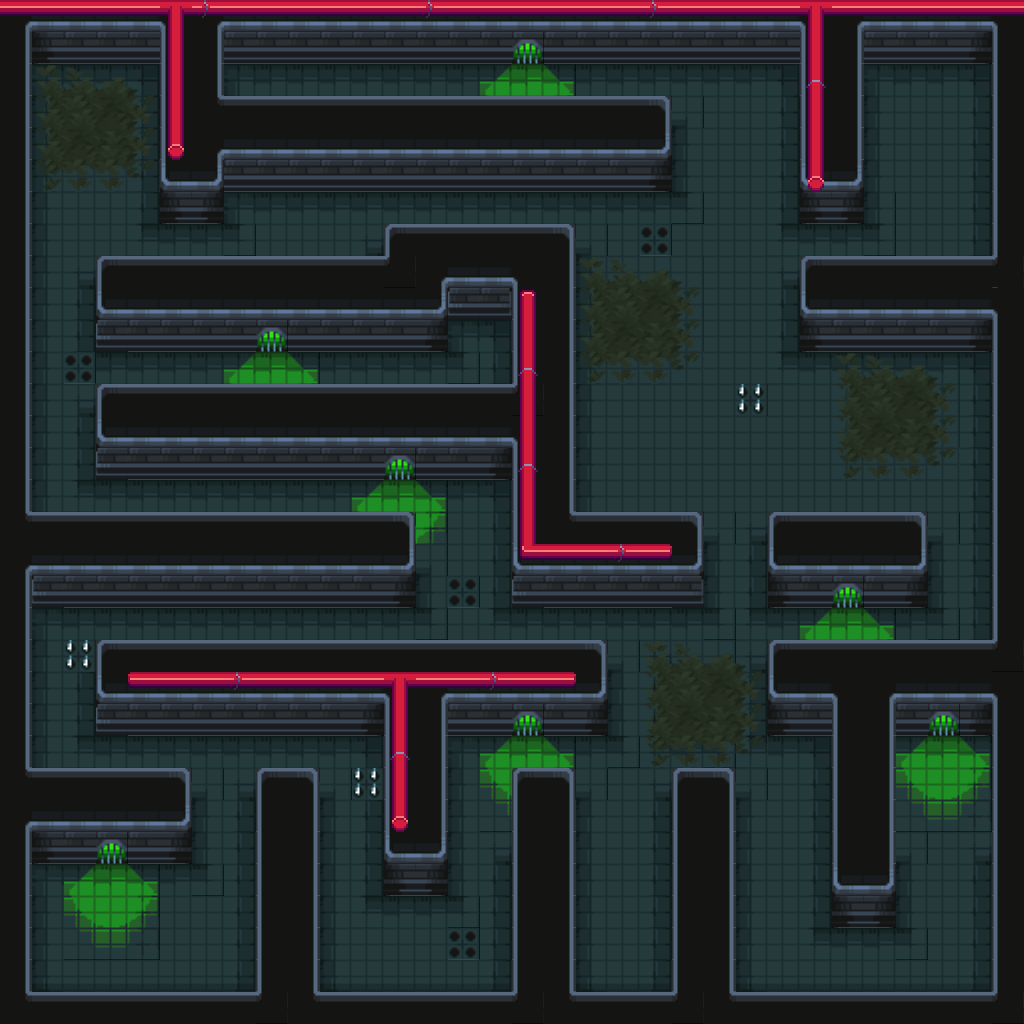

This game map was drawn from its Tiled (.tmx) file and the tilesets committed beside it. A one-line description and the trimmed map source follow:
An orthogonal 32x32 tile map with 32x32 px tiles, 4 tile layers (Floor, Wall Graphics, Object Graphics, Top Wall Graphics), 3 tilesets and 41 objects.

<map version="1.10" tiledversion="1.11.2" orientation="orthogonal" renderorder="right-down" width="32" height="32" tilewidth="32" tileheight="32" infinite="0" nextlayerid="28" nextobjectid="190">
 <tileset firstgid="1" source="../assets/TSX Map Files/Dungeon Tiles.tsx" />
 <tileset firstgid="626" source="../assets/TSX Map Files/Teleporter.tsx" />
 <tileset firstgid="915" source="../assets/TSX Map Files/Laboratory.tsx" />
 <layer id="1" name="Floor" width="32" height="32">
  <data>[1024 cells, 578 non-empty, 29 distinct tile ids]</data>
 </layer>
 <layer id="2" name="Wall Graphics" width="32" height="32">
  <data>[1024 cells, 450 non-empty, 20 distinct tile ids]</data>
 </layer>
 <layer id="4" name="Object Graphics" width="32" height="32">
  <data>[1024 cells, 139 non-empty, 29 distinct tile ids]</data>
 </layer>
 <layer id="8" name="Top Wall Graphics" width="32" height="32">
  <data>[1024 cells, 105 non-empty, 5 distinct tile ids]</data>
 </layer>
 <objectgroup id="13" name="Trap Damage">
  <object id="99" x="352" y="768" width="32" height="32" />
  <object id="100" x="64" y="640" width="32" height="32" />
  <object id="101" x="736" y="384" width="32" height="32" />
 </objectgroup>
 <objectgroup id="14" name="Trap Debuff">
  <object id="151" x="448" y="928" width="32" height="32" />
  <object id="152" x="640" y="224" width="32" height="32" />
  <object id="154" x="64" y="352" width="32" height="32" />
  <object id="155" x="448" y="576" width="32" height="32" />
 </objectgroup>
 <objectgroup id="7" name="Enemy">
  <object id="67" x="640" y="320" width="32" height="32" />
  <object id="69" x="672" y="672" width="32" height="32" />
  <object id="70" x="928" y="768" width="32" height="32" />
 </objectgroup>
 <objectgroup id="9" name="Entry">
  <object id="78" x="64" y="928" width="32" height="32" />
 </objectgroup>
 <objectgroup id="10" name="Key">
  <object id="79" x="64" y="96" width="32" height="32" />
 </objectgroup>
 <objectgroup id="3" name="Walls">
  <object id="9" x="0" y="0" width="32" height="1024" />
  <object id="10" x="992" y="0" width="32" height="1024" />
  <object id="11" x="32" y="0" width="960" height="64" />
  <object id="18" x="32" y="800" width="160" height="64" />
  <object id="23" x="32" y="544" width="384" height="64" />
  <object id="31" x="96" y="672" width="512" height="64" />
  <object id="32" x="768" y="672" width="224" height="64" />
  <object id="33" x="512" y="544" width="192" height="64" />
  <object id="35" x="768" y="544" width="160" height="64" />
  <object id="37" x="512" y="288" width="64" height="256" />
  <object id="40" x="96" y="416" width="416" height="64" />
  <object id="41" x="96" y="288" width="352" height="64" />
  <object id="44" x="160" y="64" width="64" height="160" />
  <object id="45" x="224" y="128" width="448" height="64" />
  <object id="48" x="832" y="736" width="64" height="192" />
  <object id="49" x="384" y="736" width="64" height="160" />
  <object id="60" x="448" y="288" width="64" height="32" />
  <object id="61" x="384" y="256" width="192" height="32" />
  <object id="95" x="800" y="64" width="64" height="160" />
  <object id="96" x="800" y="288" width="192" height="64" />
  <object id="147" x="32" y="992" width="960" height="32" />
  <object id="148" x="256" y="800" width="64" height="192" />
  <object id="149" x="512" y="800" width="64" height="192" />
  <object id="150" x="672" y="800" width="64" height="192" />
  <object id="187" x="864" y="64" width="32" height="96" />
  <object id="188" x="960" y="64" width="32" height="96" />
  <object id="189" x="896" y="64" width="64" height="32" />
 </objectgroup>
 <objectgroup id="12" name="Boss">
  <object id="98" x="864" y="192" width="128" height="64" />
 </objectgroup>
 <objectgroup id="5" name="Teleporter">
  <object id="186" x="864" y="64" width="128" height="96" />
 </objectgroup>
</map>
